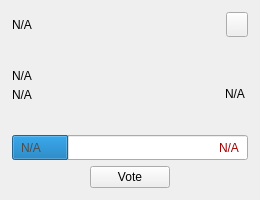
<?xml version="1.0" encoding="UTF-8"?>
<ui version="4.0">
 <class>ProposalCard</class>
 <widget class="QWidget" name="ProposalCard">
  <property name="geometry">
   <rect>
    <x>0</x>
    <y>0</y>
    <width>260</width>
    <height>200</height>
   </rect>
  </property>
  <property name="sizePolicy">
   <sizepolicy hsizetype="MinimumExpanding" vsizetype="MinimumExpanding">
    <horstretch>0</horstretch>
    <verstretch>0</verstretch>
   </sizepolicy>
  </property>
  <property name="minimumSize">
   <size>
    <width>260</width>
    <height>200</height>
   </size>
  </property>
  <property name="maximumSize">
   <size>
    <width>330</width>
    <height>200</height>
   </size>
  </property>
  <layout class="QVBoxLayout" name="verticalLayout_1">
   <property name="spacing">
    <number>0</number>
   </property>
   <property name="leftMargin">
    <number>0</number>
   </property>
   <property name="topMargin">
    <number>0</number>
   </property>
   <property name="rightMargin">
    <number>0</number>
   </property>
   <property name="bottomMargin">
    <number>0</number>
   </property>
   <item>
    <widget class="QWidget" name="card" native="true">
     <property name="sizePolicy">
      <sizepolicy hsizetype="Preferred" vsizetype="Minimum">
       <horstretch>0</horstretch>
       <verstretch>0</verstretch>
      </sizepolicy>
     </property>
     <property name="minimumSize">
      <size>
       <width>0</width>
       <height>200</height>
      </size>
     </property>
     <property name="styleSheet">
      <string notr="true"/>
     </property>
     <layout class="QVBoxLayout" name="verticalLayout_2" stretch="4,4,2,4">
      <property name="leftMargin">
       <number>12</number>
      </property>
      <property name="topMargin">
       <number>12</number>
      </property>
      <property name="rightMargin">
       <number>12</number>
      </property>
      <property name="bottomMargin">
       <number>12</number>
      </property>
      <item>
       <layout class="QHBoxLayout" name="horizontalLayout_1">
        <property name="spacing">
         <number>0</number>
        </property>
        <item>
         <widget class="QLabel" name="labelPropName">
          <property name="text">
           <string notr="true">N/A</string>
          </property>
         </widget>
        </item>
        <item>
         <spacer name="horizontalSpacer_1">
          <property name="orientation">
           <enum>Qt::Horizontal</enum>
          </property>
          <property name="sizeHint" stdset="0">
           <size>
            <width>40</width>
            <height>20</height>
           </size>
          </property>
         </spacer>
        </item>
        <item>
         <widget class="QPushButton" name="btnLink">
          <property name="sizePolicy">
           <sizepolicy hsizetype="Fixed" vsizetype="Fixed">
            <horstretch>0</horstretch>
            <verstretch>0</verstretch>
           </sizepolicy>
          </property>
          <property name="maximumSize">
           <size>
            <width>22</width>
            <height>25</height>
           </size>
          </property>
          <property name="cursor">
           <cursorShape>PointingHandCursor</cursorShape>
          </property>
          <property name="focusPolicy">
           <enum>Qt::NoFocus</enum>
          </property>
          <property name="text">
           <string/>
          </property>
         </widget>
        </item>
       </layout>
      </item>
      <item>
       <widget class="QWidget" name="widget" native="true">
        <layout class="QHBoxLayout" name="horizontalLayout_2">
         <property name="spacing">
          <number>0</number>
         </property>
         <property name="leftMargin">
          <number>0</number>
         </property>
         <property name="topMargin">
          <number>0</number>
         </property>
         <property name="rightMargin">
          <number>0</number>
         </property>
         <property name="bottomMargin">
          <number>0</number>
         </property>
         <item>
          <widget class="QWidget" name="containerAmount" native="true">
           <property name="sizePolicy">
            <sizepolicy hsizetype="Preferred" vsizetype="Fixed">
             <horstretch>0</horstretch>
             <verstretch>0</verstretch>
            </sizepolicy>
           </property>
           <layout class="QVBoxLayout" name="verticalLayout_3">
            <property name="spacing">
             <number>5</number>
            </property>
            <property name="sizeConstraint">
             <enum>QLayout::SetMinimumSize</enum>
            </property>
            <property name="leftMargin">
             <number>0</number>
            </property>
            <property name="topMargin">
             <number>0</number>
            </property>
            <property name="rightMargin">
             <number>0</number>
            </property>
            <property name="bottomMargin">
             <number>0</number>
            </property>
            <item alignment="Qt::AlignBottom">
             <widget class="QLabel" name="labelPropAmount">
              <property name="text">
               <string notr="true">N/A</string>
              </property>
             </widget>
            </item>
            <item>
             <widget class="QLabel" name="labelPropMonths">
              <property name="text">
               <string notr="true">N/A</string>
              </property>
             </widget>
            </item>
           </layout>
          </widget>
         </item>
         <item>
          <spacer name="horizontalSpacer_2">
           <property name="orientation">
            <enum>Qt::Horizontal</enum>
           </property>
           <property name="sizeHint" stdset="0">
            <size>
             <width>40</width>
             <height>20</height>
            </size>
           </property>
          </spacer>
         </item>
         <item alignment="Qt::AlignVCenter">
          <widget class="QLabel" name="labelStatus">
           <property name="styleSheet">
            <string notr="true">margin-top:16;</string>
           </property>
           <property name="text">
            <string notr="true">N/A</string>
           </property>
          </widget>
         </item>
        </layout>
       </widget>
      </item>
      <item>
       <widget class="QWidget" name="containerVotes" native="true">
        <property name="sizePolicy">
         <sizepolicy hsizetype="Preferred" vsizetype="Fixed">
          <horstretch>0</horstretch>
          <verstretch>0</verstretch>
         </sizepolicy>
        </property>
        <layout class="QGridLayout" name="gridLayout">
         <property name="leftMargin">
          <number>0</number>
         </property>
         <property name="topMargin">
          <number>0</number>
         </property>
         <property name="rightMargin">
          <number>0</number>
         </property>
         <property name="bottomMargin">
          <number>0</number>
         </property>
         <property name="spacing">
          <number>0</number>
         </property>
         <item row="0" column="0">
          <widget class="QProgressBar" name="votesBar">
           <property name="sizePolicy">
            <sizepolicy hsizetype="Expanding" vsizetype="Expanding">
             <horstretch>0</horstretch>
             <verstretch>0</verstretch>
            </sizepolicy>
           </property>
           <property name="minimumSize">
            <size>
             <width>0</width>
             <height>25</height>
            </size>
           </property>
           <property name="font">
            <font>
             <stylestrategy>NoAntialias</stylestrategy>
            </font>
           </property>
           <property name="value">
            <number>24</number>
           </property>
           <property name="textVisible">
            <bool>false</bool>
           </property>
          </widget>
         </item>
         <item row="0" column="0">
          <widget class="QWidget" name="containerText" native="true">
           <property name="minimumSize">
            <size>
             <width>0</width>
             <height>0</height>
            </size>
           </property>
           <layout class="QHBoxLayout" name="horizontalLayout_3">
            <property name="spacing">
             <number>0</number>
            </property>
            <property name="topMargin">
             <number>0</number>
            </property>
            <property name="bottomMargin">
             <number>0</number>
            </property>
            <item>
             <widget class="QLabel" name="labelNo">
              <property name="styleSheet">
               <string notr="true">color:#4D4D4D;</string>
              </property>
              <property name="text">
               <string notr="true">N/A</string>
              </property>
             </widget>
            </item>
            <item>
             <spacer name="horizontalSpacer_3">
              <property name="orientation">
               <enum>Qt::Horizontal</enum>
              </property>
              <property name="sizeHint" stdset="0">
               <size>
                <width>93</width>
                <height>20</height>
               </size>
              </property>
             </spacer>
            </item>
            <item>
             <widget class="QLabel" name="labelYes">
              <property name="styleSheet">
               <string notr="true">color:#A30000;</string>
              </property>
              <property name="text">
               <string notr="true">N/A</string>
              </property>
             </widget>
            </item>
           </layout>
          </widget>
         </item>
        </layout>
       </widget>
      </item>
      <item>
       <layout class="QHBoxLayout" name="horizontalLayout_4">
        <item>
         <spacer name="horizontalSpacer_4">
          <property name="orientation">
           <enum>Qt::Horizontal</enum>
          </property>
          <property name="sizeHint" stdset="0">
           <size>
            <width>40</width>
            <height>20</height>
           </size>
          </property>
         </spacer>
        </item>
        <item>
         <widget class="QPushButton" name="btnVote">
          <property name="minimumSize">
           <size>
            <width>80</width>
            <height>0</height>
           </size>
          </property>
          <property name="focusPolicy">
           <enum>Qt::NoFocus</enum>
          </property>
          <property name="styleSheet">
           <string notr="true"/>
          </property>
          <property name="text">
           <string>Vote</string>
          </property>
         </widget>
        </item>
        <item>
         <spacer name="horizontalSpacer_5">
          <property name="orientation">
           <enum>Qt::Horizontal</enum>
          </property>
          <property name="sizeHint" stdset="0">
           <size>
            <width>40</width>
            <height>20</height>
           </size>
          </property>
         </spacer>
        </item>
       </layout>
      </item>
     </layout>
    </widget>
   </item>
  </layout>
 </widget>
 <resources/>
 <connections/>
</ui>
